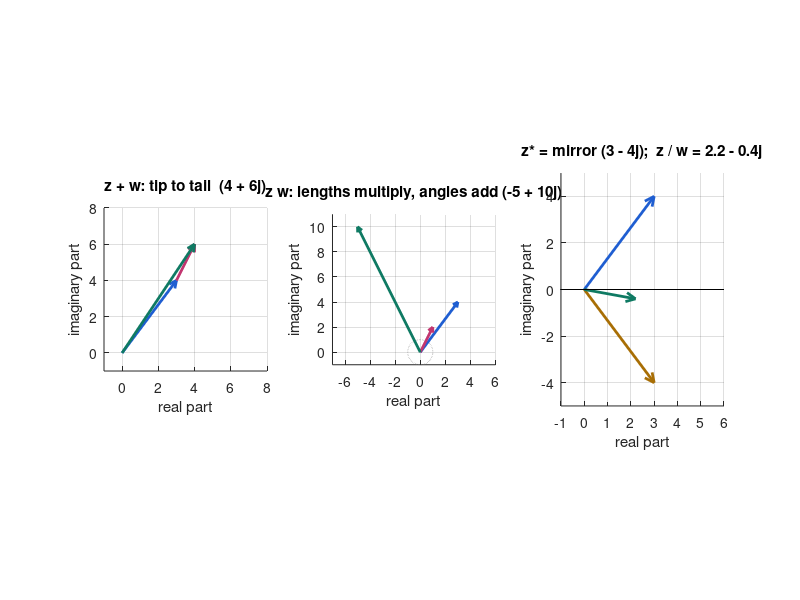

MATLAB code to generate this figure:
%% m01_complex_basics.m  --  complex numbers as arrows
% Purpose : check by computer every hand calculation of Module 01, sections 01.1-01.2:
%           rectangular <-> polar, addition (tip to tail), multiplication
%           (rotate and scale), conjugate (mirror), |z|^2 = z z*, division,
%           powers of j, and the atan vs atan2 pitfall.
% Change  : z and w below; try w = 1j (pure quarter turn), w = -1 (half turn),
%           w = 2 (pure scale), w = exp(1j*pi/6) (pure 30 deg rotation).
% Expect  : |z| = 5, angle 53.13 deg; z*w = -5 + 10j, |zw| = 11.180 = 5 x 2.236,
%           angle 116.57 = 53.13 + 63.43 deg; z/w = 2.2 - 0.4j; z z* = 25;
%           atan(4/3) = 53.13 deg but the true angle of -3-4j is -126.87 deg.
% Runtime : < 1 s. Base MATLAB / GNU Octave, no toolboxes.
clear; close all; rng(1);

%% 1. One number, two descriptions
z = 3 + 4j;                       % rectangular: 3 units right, 4 units up
w = 1 + 2j;
r_z  = abs(z);                    % length  sqrt(3^2 + 4^2)
th_z = angle(z);                  % angle   atan2(4, 3), in rad, range (-pi, pi]
fprintf('z = %g %+gj  ->  |z| = %.4f, angle = %.4f rad = %.2f deg\n', real(z), imag(z), r_z, th_z, th_z*180/pi);
fprintf('w = %g %+gj  ->  |w| = %.4f, angle = %.2f deg\n', real(w), imag(w), abs(w), angle(w)*180/pi);
z_back = r_z*cos(th_z) + 1j*r_z*sin(th_z);   % polar -> rectangular
fprintf('back to rectangular: %.4f %+.4fj (Euler: r e^{j theta})\n\n', real(z_back), imag(z_back));

%% 2. Arithmetic by hand vs built-in
a = real(z); b = imag(z); c = real(w); d = imag(w);
s_hand = (a + c) + 1j*(b + d);                 % add components (tip to tail)
p_hand = (a*c - b*d) + 1j*(a*d + b*c);         % FOIL with j^2 = -1
q_hand = ((a*c + b*d) + 1j*(b*c - a*d)) / (c^2 + d^2);   % z w* / |w|^2
fprintf('z + w = %g %+gj   (built-in %g %+gj)\n', real(s_hand), imag(s_hand), real(z+w), imag(z+w));
fprintf('z * w = %g %+gj   (built-in %g %+gj)\n', real(p_hand), imag(p_hand), real(z*w), imag(z*w));
fprintf('   |zw| = %.4f = |z||w| = %.4f ; angle(zw) = %.2f = %.2f + %.2f deg\n', ...
        abs(z*w), abs(z)*abs(w), angle(z*w)*180/pi, angle(z)*180/pi, angle(w)*180/pi);
fprintf('z / w = %g %+gj   (built-in %g %+gj)\n', real(q_hand), imag(q_hand), real(z/w), imag(z/w));
fprintf('   |z/w| = %.4f = |z|/|w| ; angle = %.2f deg = 53.13 - 63.43\n', abs(z/w), angle(z/w)*180/pi);
fprintf('conj(z) = %g %+gj (mirror in the real axis);  z*conj(z) = %g %+gj = |z|^2\n', ...
        real(conj(z)), imag(conj(z)), real(z*conj(z)), imag(z*conj(z)));
fprintf('but z^2 = %g %+gj  (squaring is not |z|^2)\n\n', real(z^2), imag(z^2));

%% 3. j is the quarter-turn operator
for k = 0:4
    v = [round(real(1j^k)), round(imag(1j^k))];
    v(v == 0) = 0;                % print +0, not -0
    fprintf('j^%d = %+g %+gj  (angle %4.0f deg)\n', k, v(1), v(2), k*90);
end
fprintf('1/j = %g %+gj  (a quarter turn backwards)\n', real(1/1j), imag(1/1j));
fprintf('j*z = %g %+gj  : z turned by +90 deg, same length %.1f\n\n', real(1j*z), imag(1j*z), abs(1j*z));

%% 4. atan vs atan2
zz = -3 - 4j;
fprintf('z = -3-4j: atan(b/a) = %.2f deg (wrong quadrant), atan2(b,a) = %.2f deg, angle() = %.2f deg\n', ...
        atan(imag(zz)/real(zz))*180/pi, atan2(imag(zz), real(zz))*180/pi, angle(zz)*180/pi);

%% 5. Figures: the same algebra drawn as arrows
hd = @(p0, p1, s, sg) p1 - s*(p1 - p0)/abs(p1 - p0)*exp(sg*0.45j);   % arrowhead corner
arrow = @(p0, p1, col) plot(real([p0 p1 NaN hd(p0,p1,0.45,1) p1 hd(p0,p1,0.45,-1)]), ...
                            imag([p0 p1 NaN hd(p0,p1,0.45,1) p1 hd(p0,p1,0.45,-1)]), 'Color', col, 'LineWidth', 2);
uc = exp(1j*linspace(0, 2*pi, 200));
figure('Position', [80 80 1100 360]);
subplot(1,3,1); hold on; grid on;
arrow(0, z, [0.12 0.37 0.82]); arrow(z, z+w, [0.76 0.21 0.44]); arrow(0, z+w, [0.06 0.48 0.39]);
axis equal; axis([-1 8 -1 8]); xlabel('real part'); ylabel('imaginary part');
title('z + w: tip to tail  (4 + 6j)');
subplot(1,3,2); hold on; grid on;
plot(real(uc), imag(uc), ':', 'Color', [0.5 0.5 0.5]);
arrow(0, z, [0.12 0.37 0.82]); arrow(0, w, [0.76 0.21 0.44]); arrow(0, z*w, [0.06 0.48 0.39]);
axis equal; axis([-7 6 -1 11]); xlabel('real part'); ylabel('imaginary part');
title('z w: lengths multiply, angles add (-5 + 10j)');
subplot(1,3,3); hold on; grid on;
arrow(0, z, [0.12 0.37 0.82]); arrow(0, conj(z), [0.66 0.43 0.02]); arrow(0, z/w, [0.06 0.48 0.39]);
plot([-1 6], [0 0], 'k-');
axis equal; axis([-1 6 -5 5]); xlabel('real part'); ylabel('imaginary part');
title('z* = mirror (3 - 4j);  z / w = 2.2 - 0.4j');
